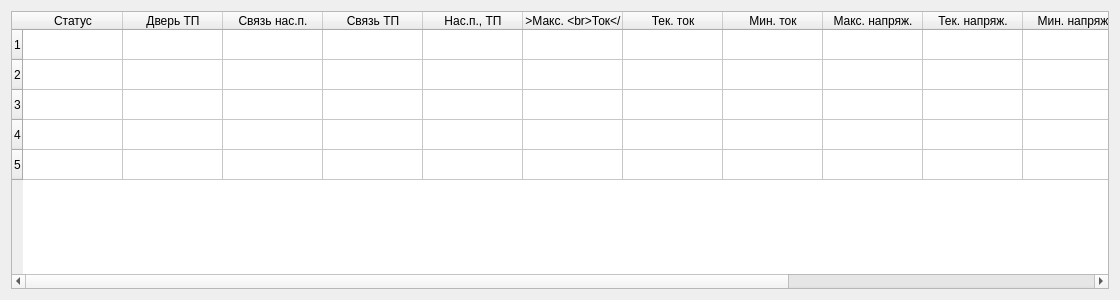
<?xml version="1.0" encoding="UTF-8"?>
<ui version="4.0">
 <class>TTable</class>
 <widget class="QWidget" name="TTable">
  <property name="geometry">
   <rect>
    <x>0</x>
    <y>0</y>
    <width>1120</width>
    <height>300</height>
   </rect>
  </property>
  <property name="windowTitle">
   <string>Form</string>
  </property>
  <layout class="QVBoxLayout" name="verticalLayout">
   <item>
    <widget class="QTableWidget" name="tableWidget">
     <row>
      <property name="text">
       <string>1</string>
      </property>
     </row>
     <row>
      <property name="text">
       <string>2</string>
      </property>
     </row>
     <row>
      <property name="text">
       <string>3</string>
      </property>
     </row>
     <row>
      <property name="text">
       <string>4</string>
      </property>
     </row>
     <row>
      <property name="text">
       <string>5</string>
      </property>
     </row>
     <column>
      <property name="text">
       <string>Статус</string>
      </property>
     </column>
     <column>
      <property name="text">
       <string>Дверь ТП</string>
      </property>
     </column>
     <column>
      <property name="text">
       <string>Связь нас.п.</string>
      </property>
     </column>
     <column>
      <property name="text">
       <string>Связь ТП</string>
      </property>
     </column>
     <column>
      <property name="text">
       <string>Нас.п., ТП</string>
      </property>
     </column>
     <column>
      <property name="text">
       <string>&quot;&lt;html&gt;Макс. &lt;br&gt;Ток&lt;/html&gt;&quot;</string>
      </property>
     </column>
     <column>
      <property name="text">
       <string>Тек. ток</string>
      </property>
     </column>
     <column>
      <property name="text">
       <string>Мин. ток</string>
      </property>
     </column>
     <column>
      <property name="text">
       <string>Макс. напряж.</string>
      </property>
     </column>
     <column>
      <property name="text">
       <string>Тек. напряж.</string>
      </property>
     </column>
     <column>
      <property name="text">
       <string>Мин. напряж</string>
      </property>
     </column>
     <column>
      <property name="text">
       <string>Макс. темп.</string>
      </property>
     </column>
     <column>
      <property name="text">
       <string>Тек. темп</string>
      </property>
     </column>
     <column>
      <property name="text">
       <string>Мин. темп</string>
      </property>
     </column>
    </widget>
   </item>
  </layout>
 </widget>
 <resources/>
 <connections/>
</ui>
